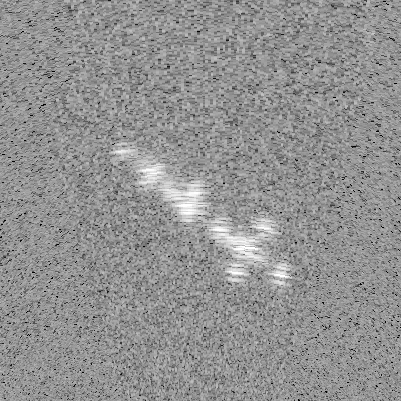
#> input picture bike.png, 401 x 401 px
$ python radio.py   (older library calls are emulated)
#> lines starting #> are read from the running program, lines starting #| are printed output that depends on the picture; after the words box and inside, x2 and y2 are one past the last pixel; in counts of white or black regions, pixels touching at a corner belong together
import numpy as np
import cv2
import math
import matplotlib.pyplot as plt
from matplotlib.widgets import Slider, Button, RadioButtons

# fixed params
im_path = 'bike.png'
im_orig = cv2.imread(im_path, -1)
#> im_orig is the input picture: shape (401, 401); min 0, max 255, mean 146.2
class_name = 'bike'
azi_res = 1.5
curr_range = 3.8
bg_mean = 13.6075
bg_stddev = 23.73201305726086
thresh = 195
title = 'Radar Data Augmentation'


# variable params initialization
# simulate new range
new_range = 3.8

# simulate speckle noise
stddev = 0

# simulate different background level
init_bg_mean = 0

# simulate different rotations
rot = 0
tx = 0
ty = 0


def nothing(x):
    pass


def attenuation_trolley(x):
    return -3.96 * x


def attenuation_sign(x):
    return -7.59 * x


def attenuation_mannequin(x):
    return -3.89 * x


def attenuation_dog(x):
    return -3.70 * x


def attenuation_bike(x):
    return -3.99 * x


def attenuation_cone(x):
    return -5.08 * x


def height_function(x):
    return 1.3333 * x


def width_function(x):
    return 2.460 * x


def change_res(im_orig, curr_range, new_range, azi_res=1.5):
    diff_range = new_range - curr_range
    # change resolution
    azimuth_res = 2.0 * diff_range * math.sin(math.radians(azi_res / 2.0))

    range_res = 0.0075
    scale_width = 10.0 * (azimuth_res / range_res)
    small_im = cv2.resize(
        im_orig, (int(im_orig.shape[1] - scale_width), im_orig.shape[0]), cv2.INTER_NEAREST)
    new_img = cv2.resize(
        small_im, (im_orig.shape[1], im_orig.shape[0]), cv2.INTER_NEAREST)
    return new_img


def attenuation_dataaug(im_orig, class_name, curr_range, new_range):
    im_orig = im_orig.astype(np.float)
    # cfar_im = (im_orig > 175) * 255.0
    cfar_im = (im_orig > thresh) * 255.0
    # cfar_im = cfar2d(im_orig, 200, 10, 0.25)
    diff_range = new_range - curr_range
    if (class_name == 'trolley' or class_name == 'object'):
        ratio = attenuation_mannequin(diff_range)
    elif(class_name == 'bike'):
        ratio = attenuation_bike(diff_range)
    elif(class_name == 'cone'):
        ratio = attenuation_cone(diff_range)
    elif(class_name == 'dog'):
        ratio = attenuation_dog(diff_range)
    elif(class_name == 'mannequin'):
        ratio = attenuation_mannequin(diff_range)
    elif(class_name == 'sign'):
        ratio = attenuation_sign(diff_range)
    elif(class_name == 'background'):
        ratio = 0

    foreground = np.multiply(cfar_im == 255, im_orig + ratio)
    background = np.multiply(cfar_im == 0, im_orig)

    foreground = np.clip(foreground, 0, 255)

    new_img = foreground + background

    return new_img


def speckle_noise_dataaug(im_orig, stddev):
    im_orig = im_orig
    gauss = stddev * \
        np.random.randn(im_orig.shape[0], im_orig.shape[1]) + 1.0
    gauss = gauss.reshape(im_orig.shape[0], im_orig.shape[1])
    noisy = (np.clip(im_orig.astype(np.float)
                     * gauss, 0, 255))
    return noisy


def fill_zeros_with_gaussian_noise(im, bg_mean, bg_stddev):
    background_mask = (im < 20).astype(np.float)
    gauss = bg_stddev * \
        np.random.randn(im.shape[0], im.shape[1]) + bg_mean
    gauss = gauss.reshape(im.shape[0], im.shape[1]) + 128
    background = np.multiply(background_mask, gauss)
    new_img = im.astype(
        np.float) + background.astype(np.float)
    return new_img


def new_bg(im_orig, mean):
    foreground = ((im_orig > thresh) * im_orig).astype(np.float)
    background = ((im_orig < thresh) * im_orig).astype(np.float)
    background_mean = ((im_orig < thresh) * mean).astype(np.float)
    new_img = foreground.astype(
        np.float) + background.astype(np.float) + background_mean.astype(np.float)
    return new_img


def rotateImage(image, angle):
    image_center = tuple(np.array(image.shape[1::-1]) / 2)
    rot_mat = cv2.getRotationMatrix2D(image_center, angle, 1.0)
    result = cv2.warpAffine(
        image, rot_mat, image.shape[1::-1])
    return result


def translation(im, x, y):
    T = np.float32([[1, 0, x], [0, 1, y]])
    img_translation = cv2.warpAffine(im, T, (im.shape[1], im.shape[0]))
    return img_translation


def rotation(im_orig, rot):
    foreground = ((im_orig > thresh) * im_orig).astype(np.float)
    background = ((im_orig < thresh) * im_orig).astype(np.float)
    rotated_fg = rotateImage(foreground, rot)
    background = ((rotated_fg < thresh) * background).astype(np.float)
    new_img = rotated_fg + background
    return new_img


def radar_data_aug(im_orig, class_name, curr_range, new_range,
                   azi_res, stddev, init_bg_mean, rot, tx, ty):
    new_im = rotation(im_orig, rot)
    new_im = translation(new_im, tx, ty)
    new_im = attenuation_dataaug(
        new_im, class_name, curr_range, new_range)
    new_im = speckle_noise_dataaug(new_im, stddev)
    new_im = fill_zeros_with_gaussian_noise(new_im, bg_mean, bg_stddev)
    new_im = change_res(new_im, curr_range, new_range, azi_res)
    new_im = new_bg(new_im, init_bg_mean)

    return new_im


fig, ax = plt.subplots()
plt.subplots_adjust(bottom=0.25)
new_im = radar_data_aug(
    im_orig, class_name, curr_range, new_range, azi_res, stddev, init_bg_mean, rot, tx, ty)
#> in rotation, `foreground = ((im_orig > thresh) * im_orig).astype(np.float)`:
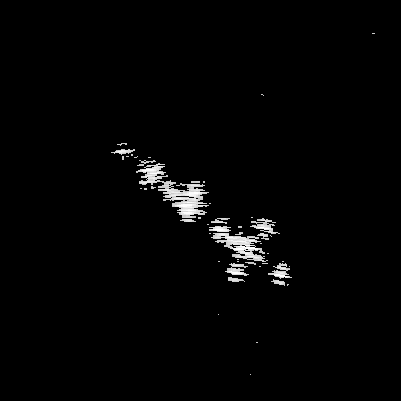
#> foreground: shape (401, 401) float64; min 0, max 255, mean 4.3
#> in rotation, `background = ((im_orig < thresh) * im_orig).astype(np.float)`:
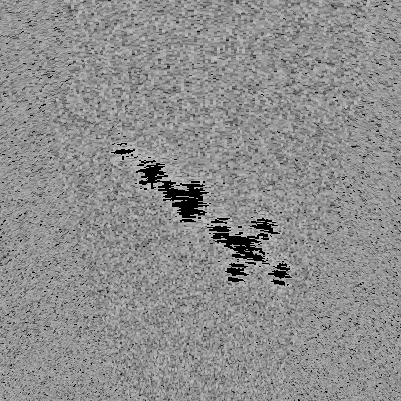
#> background: shape (401, 401) float64; min 0, max 194, mean 141.8
#> in attenuation_dataaug, `cfar_im = (im_orig > thresh) * 255.0`:
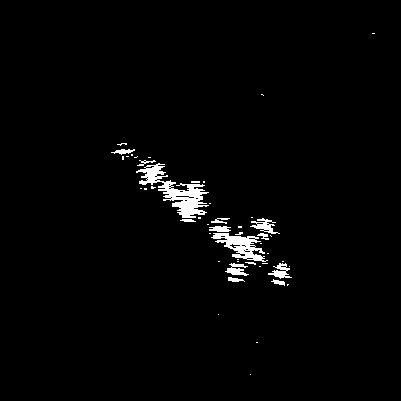
#> cfar_im: shape (401, 401) float64; 2% white; 48 white regions (35 under 20 px), largest, box (x1, y1, x2, y2) and area: (136, 163, 209, 218) 1313, (211, 233, 268, 262) 710, (250, 218, 280, 234) 200
#> in fill_zeros_with_gaussian_noise, `background_mask = (im < 20).astype(np.float)`:
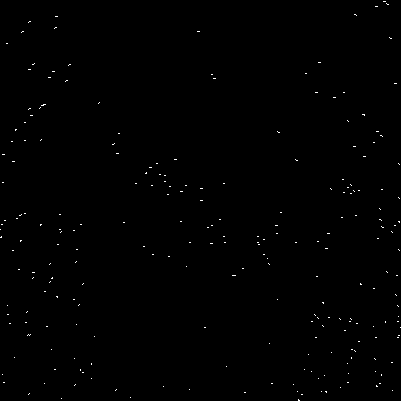
#> background_mask: shape (401, 401) float64; values 0 (black) and 1 (white), 0.31% white in thin lines or dots
#> in new_bg, `background_mean = ((im_orig < thresh) * mean).astype(np.float)`: background_mean: shape (401, 401) float64; every value is 0
ax.imshow(new_im, vmin=0, vmax=255)
plt.axis('off')

axcolor = 'lightgoldenrodyellow'
axbg_noise = plt.axes([0.25, 0.25, 0.65, 0.03], facecolor=axcolor)
axnoise = plt.axes([0.25, 0.2, 0.65, 0.03], facecolor=axcolor)
axrot = plt.axes([0.25, 0.15, 0.65, 0.03], facecolor=axcolor)
axrange = plt.axes([0.25, 0.1, 0.65, 0.03], facecolor=axcolor)
axtx = plt.axes([0.25, 0.05, 0.65, 0.03], facecolor=axcolor)
axty = plt.axes([0.25, 0.0, 0.65, 0.03], facecolor=axcolor)

sbg_noise = Slider(axbg_noise, 'Background Noise',
                   -30.0, 30.0, valinit=0, valstep=0.1)
snoise = Slider(axnoise, 'Speckle Noise', 0.0, 0.2, valinit=0, valstep=0.01)
srot = Slider(axrot, 'Rotation', 0.0, 360.0, valinit=0, valstep=1)
srange = Slider(axrange, 'Range', 0.0, 15.0, valinit=0, valstep=0.1)
stx = Slider(axtx, 'Translation X', -100, 100, valinit=0, valstep=1)
sty = Slider(axty, 'Translation Y', -100, 100, valinit=0, valstep=0.1)


def update(val):
    init_bg_mean = sbg_noise.val
    stddev = snoise.val
    rot = srot.val
    new_range = srange.val
    tx = stx.val
    ty = sty.val

    new_im = radar_data_aug(
        im_orig, class_name, curr_range, new_range, azi_res, stddev, init_bg_mean, rot, tx, ty)
    ax.imshow(new_im, vmin=0, vmax=255)
    fig.canvas.draw_idle()


sbg_noise.on_changed(update)
snoise.on_changed(update)
srot.on_changed(update)
srange.on_changed(update)
stx.on_changed(update)
sty.on_changed(update)

plt.show()
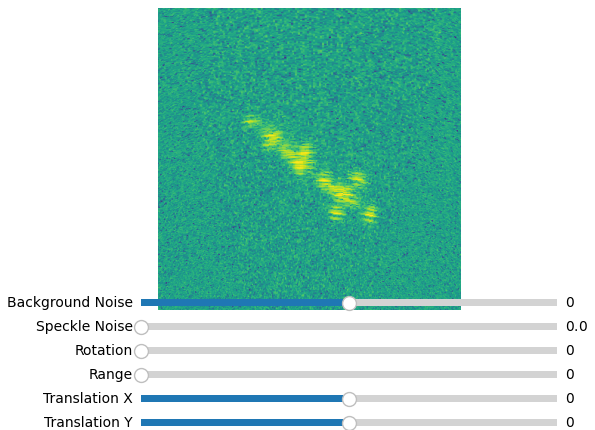
#> figure drawn by matplotlib, 7 panels
